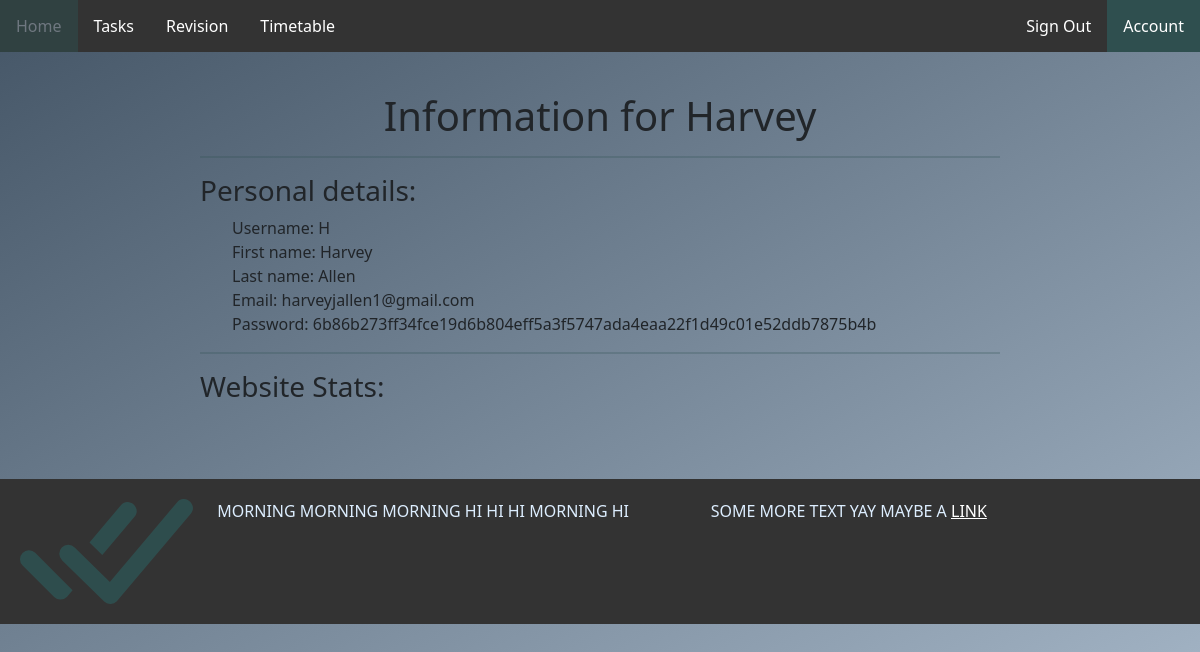
/account (signed in), run on the app's committed database.
### tables this page shows
CREATE TABLE user_info (username VARCHAR PRIMARY KEY UNIQUE NOT NULL, first_name VARCHAR, last_name VARCHAR, email VARCHAR, password_hash VARCHAR);

### app.py (the view)
@app.route("/account")
def account():
    if not session.get("name"):
        return redirect("/sign_in")
    if request.method == "GET":
        username, first_name, last_name, email, password = database.get_user_details(session.get("username"))
        return render_template("account.html", name=first_name, username = username, last_name = last_name, email = email, password = password)

### database.py (called while the page is built)
def execute_and_return(query: str, arguments: tuple) -> list:
    details = []
    connection = sqlite3.connect("./nea_database.db")
    cursor = connection.execute(query, arguments).fetchall()
    for x in cursor:
        details.append(x)
    connection.commit()
    connection.close()
    return details

def get_user_details(username):
    value = execute_and_return("SELECT * FROM user_info where username = ?", (username, ))
    if value:
        details = value[0]
    else:
        details = ("", "", "", "", "")
    return details

### templates/account.html
{% extends "home_layout.html" %}
{% block body %}
<div class="page-body">
    <div>
        <h1>Information for {{name}} </h1>
    </div>
    <hr>
    <div style="text-align: left;">
        <h3>Personal details:</h3>
        <ul>
            <li>Username: {{username}}</li>
            <li>First name: {{name}}</li>
            <li>Last name: {{last_name}}</li>
            <li>Email: {{email}}</li>
            <li>Password: {{ password }}</li>
        </ul>
    </div>
    <hr>
    <div style="text-align: left;">
        <h3>Website Stats:</h3>
        <br>
        <br>
    </div>
</div>
{% endblock %}

### static/style.css (style rules this page uses)
html { min-height:100%; }
body { background:linear-gradient(150deg, #445566, #AABBCC); background-repeat: no-repeat; background-position:bottom; background-size: cover; background-attachment: fixed; font-family: system-ui, -apple-system, BlinkMacSystemFont, 'Segoe UI', Roboto, Oxygen, Ubuntu, Cantarell, 'Open Sans', 'Helvetica Neue', sans-serif; }
.page-body { text-align: center; margin-right: auto; margin-left: auto; margin-top: 20px; max-width: 70%; padding: 20px; }
.page-body hr { background-color: #2F4F4F; height: 2px; border: 0px; }
.page-body ul { list-style: none; }

### data on the page
user_info: first_name "Harvey", last_name "Allen", email "harveyjallen1@gmail.com", password_hash "6b86b273ff34fce19d6b804eff5a3f5747ada4eaa22f1d49c01e52ddb7875b4b"

### other printed values
{{ username }} "H"
